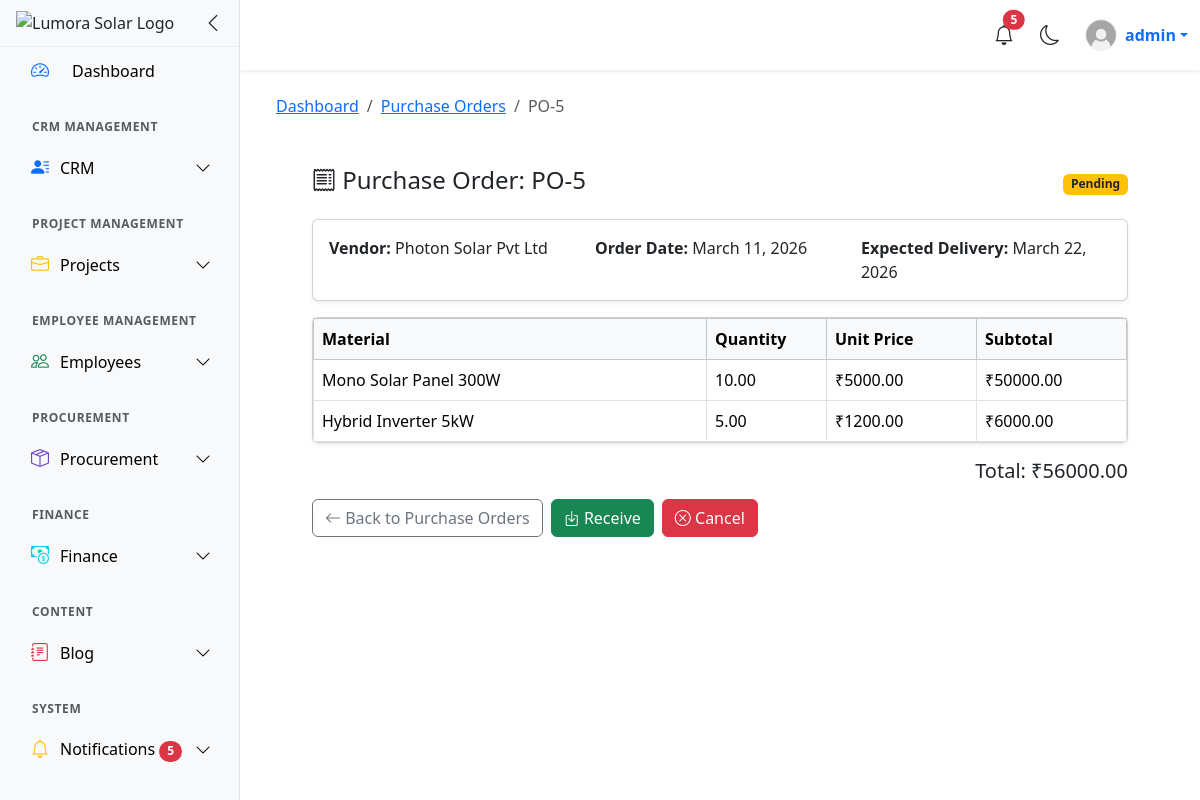
/procurement/purchase-orders/5/ (signed in), run on the app's committed database.
### users/models.py (models this page shows)
class CustomUser(AbstractUser):
    username = models.CharField(max_length=20, unique=True)
    email = models.EmailField(unique=True)
    ROLE_CHOICES = (
        ('admin', 'Admin'),
        ('engineer', 'Engineer'),
        ('accountant', 'Accountant'),
        ('sales','Sales'),
        ('staff', 'Staff'),
    )
    role = models.CharField(max_length=10, choices=ROLE_CHOICES, default='staff')
    must_change_password = models.BooleanField(default=False)

### procurement/models.py (models this page shows, shortened)
class PurchaseOrder(models.Model):
    STATUS = (
        ('pending', 'Pending'),
        ('ordered', 'Ordered'),
        ('received', 'Received'),
        ('cancelled', 'Cancelled'),
    )
    vendor = models.ForeignKey(
        Vendor,
        on_delete=models.CASCADE,
        related_name="purchase_orders"
    )
    order_date = models.DateField()
    expected_delivery = models.DateField(blank=True, null=True)
    status = models.CharField(
        max_length=20,
        choices=STATUS,
        default='pending'
    )
    total_amount = models.DecimalField(
        max_digits=10,
        decimal_places=2,
        default=0
    )
    created_at = models.DateTimeField(auto_now_add=True)

class Vendor(models.Model):
    name = models.CharField(max_length=200)
    phone = models.CharField(max_length=20)
    email = models.EmailField(blank=True, null=True)
    address = models.TextField(blank=True)
    gst_number = models.CharField(max_length=50, blank=True)
    created_at = models.DateTimeField(auto_now_add=True)

class PurchaseOrderItem(models.Model):
    purchase_order = models.ForeignKey(
        PurchaseOrder,
        on_delete=models.CASCADE,
        related_name="items"
    )
    material = models.ForeignKey(
        Material,
        on_delete=models.CASCADE,
        related_name="purchase_items"
    )
    quantity = models.IntegerField()
    unit_price = models.DecimalField(
        max_digits=10,
        decimal_places=2
    )
    def subtotal(self):
        return self.quantity * self.unit_price

class Material(models.Model):
    CATEGORY_CHOICES = (
        ('panel', 'Solar Panel'),
        ('inverter', 'Inverter'),
        ('battery', 'Battery'),
        ('cable', 'Cable'),
        ('structure', 'Structure'),
        ('accessory', 'Accessory'),
    )
    name = models.CharField(max_length=200)
    category = models.CharField(
        max_length=100,
        choices=CATEGORY_CHOICES,
        null=True
    )
    brand = models.CharField(max_length=150, blank=True, null=True)
    unit = models.CharField(max_length=50)
    description = models.TextField(blank=True)
    minimum_stock = models.IntegerField(default=0)
    created_at = models.DateTimeField(auto_now_add=True)

### procurement/views.py (the view)
# urls.py: path('purchase-orders/<int:oid>/', purchase_order_detail, name='purchase_order_detail'),
@login_required(login_url='/users/login/')
def purchase_order_detail(request,oid):
    po = get_object_or_404(PurchaseOrder, id=oid)
    items = po.items.all()
    today = timezone.localdate()
    context = {
        "po": po,
        "items": items,
        "today": today
    }
    return render(request, 'dashboard/purchase_order_detail.html', context)

### users/context_processors.py (called while the page is built)
def notifications_processor(request):
    if request.user.is_authenticated:
        notifications = Notification.objects.filter(recipient=request.user).order_by('-created_at')[:10]
        unread_count = Notification.objects.filter(recipient=request.user,is_read=False).count()
    else:
        notifications = []
        unread_count = 0
    return {
        'notifications': notifications,
        'unread_count': unread_count,
    }

### templates/dashboard/purchase_order_detail.html (shortened to what this page needs)
{% extends 'dashboard/dashboard.html' %}
{% load static %}
{% block content %}
<nav aria-label="breadcrumb" class="mb-3">
    <div class="container-fluid">
        <ol class="breadcrumb mb-0">
            <li class="breadcrumb-item"><a href="{% url 'dashboard' %}">Dashboard</a></li>
            <li class="breadcrumb-item"><a href="{% url 'purchase_order_list' %}">Purchase Orders</a></li>
            <li class="breadcrumb-item active" aria-current="page">PO-{{ po.id }}</li>
        </ol>
    </div>
</nav>
<div class="main-content">
    <div class="container-fluid">
        <div class="d-flex justify-content-between align-items-center mb-3">
            <h4><i class="bi bi-receipt"></i> Purchase Order: PO-{{ po.id }}</h4>
            <span class="badge
                {% if po.status == 'pending' %}bg-warning text-dark
                {% elif po.status == 'ordered' %}bg-primary
                {% elif po.status == 'received' %}bg-success
                {% elif po.status == 'cancelled' %}bg-danger
                {% endif %}">
                {{ po.status|capfirst }}
            </span>
        </div>
        <div class="card shadow-sm mb-3">
            <div class="card-body">
                <div class="row g-3">
                    <div class="col-md-4"><strong>Vendor:</strong> {{ po.vendor.name }}</div>
                    <div class="col-md-4"><strong>Order Date:</strong> {{ po.order_date }}</div>
                    <div class="col-md-4">
                        <strong>Expected Delivery:</strong>
                        <span {% if po.days_overdue and po.days_overdue > 0 %}class="text-danger fw-bold"{% endif %}>
                            {{ po.expected_delivery|default:"-" }}
                        </span>
                    </div>
                </div>
            </div>
        </div>
        <div class="card shadow-sm">
            <div class="card-body p-0">
                <div class="table-responsive">
                    <table class="table table-bordered mb-0">
                        <thead class="table-light">
                            <tr>
                                <th>Material</th>
                                <th width="120">Quantity</th>
                                <th width="150">Unit Price</th>
                                <th width="150">Subtotal</th>
                            </tr>
                        </thead>
                        <tbody>
                            {% for item in items %}
                                <tr>
                                    <td>{{ item.material.name }}</td>
                                    <td>{{ item.quantity|floatformat:2 }}</td>
                                    <td>₹{{ item.unit_price|floatformat:2 }}</td>
                                    <td>₹{{ item.subtotal|floatformat:2 }}</td>
                                </tr>
                            {% empty %}
                                <tr>
                                    <td colspan="4" class="text-center text-muted py-4">
                                        No items in this purchase order.
                                    </td>
                                </tr>
                            {% endfor %}
                        </tbody>
                    </table>
                </div>
            </div>
        </div>
        <div class="text-end mt-3">
            <h5>Total: ₹{{ po.total_amount|floatformat:2 }}</h5>
        </div>
        <div class="mt-3 d-flex gap-2">
            <a href="{% url 'purchase_order_list' %}" class="btn btn-outline-secondary">
                <i class="bi bi-arrow-left"></i> Back to Purchase Orders
            </a>
            {% if po.status != 'received' and po.status != 'cancelled' %}
                <a href="{% url 'add_goods_received' %}?po={{ po.id }}"
                   class="btn btn-success {% if po.days_overdue and po.days_overdue > 0 %}fw-bold border border-danger{% endif %}">
                   <i class="bi bi-box-arrow-in-down"></i> Receive
                </a>
                <a href="{% url 'cancel_purchase_order' po.id %}" class="btn btn-danger"
                   onclick="return confirm('Are you sure you want to cancel this purchase order?');">
                   <i class="bi bi-x-circle"></i> Cancel
                </a>
            {% endif %}
        </div>
    </div>
</div>
{% endblock %}

### templates/include/topnavbar.html (shortened to what this page needs)
{% load static %}
<nav class="navbar navbar-expand-lg bg-body shadow-sm sticky-top">
    <div class="container-fluid">
        <div class="ms-auto d-flex align-items-center">
            <div class="dropdown me-3">
                <button class="btn btn-link position-relative p-0 text-body"
                        data-bs-toggle="dropdown" aria-expanded="false">
                    <i class="bi bi-bell fs-5"></i>
                    {% if unread_count > 0 %}
                    <span id="notif-count"
                        class="position-absolute top-0 start-100 translate-middle badge rounded-pill bg-danger">
                        {{ unread_count }}
                    </span>
                    {% else %}
                    <span id="notif-count"
                        class="position-absolute top-0 start-100 translate-middle badge rounded-pill bg-danger"
                        style="display:none;">
                    </span>
                    {% endif %}
                </button>
            </div>
            <button id="themeToggle" class="btn btn-link px-2 me-3 text-body">
                <i id="themeIcon" class="bi bi-moon fs-5"></i>
            </button>
            <div class="dropdown">
                <a class="dropdown-toggle text-decoration-none d-flex align-items-center"
                   href="#" data-bs-toggle="dropdown">
                    {% if request.user.profile_photo %}
                        <img src="{{ request.user.profile_photo.url }}"
                             class="rounded-circle me-2"
                             style="width:32px;height:32px;object-fit:cover;">
                    {% else %}
                        <img src="{% static 'images/profile.avif' %}"
                             class="rounded-circle me-2"
                             style="width:32px;height:32px;object-fit:cover;">
                    {% endif %}
                    <span class="fw-semibold">{{ request.user.username }}</span>
                </a>
            </div>
        </div>
    </div>
</nav>

### static/css/dashboard/dashboard.css (style rules this page uses)
html, body { height:100%; margin:0; overflow-x:hidden; }
.navbar { height:70px; position:sticky; top:0; z-index:1000; }
.main-content { flex:1; padding:32px 36px; overflow-y:auto; background-color:var(--bs-body-bg); }

### data on the page
CustomUser: user.username "admin"
PurchaseOrder: id "5", status "Pending", vendor.name "Photon Solar Pvt Ltd", order_date "March 11, 2026", expected_delivery "March 22, 2026", total_amount "56000.00"
PurchaseOrderItem: material.name "Mono Solar Panel 300W", quantity "10.00", unit_price "5000.00", subtotal "50000.00"
PurchaseOrderItem: material.name "Hybrid Inverter 5kW", quantity "5.00", unit_price "1200.00", subtotal "6000.00"

### other printed values
{{ unread_count }} "5"
